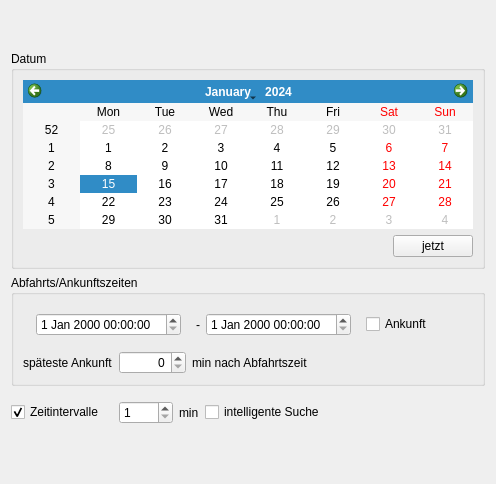
      <widget class="QWidget" name="tab_5">
       <attribute name="title">
        <string>Zeiten</string>
       </attribute>
       <attribute name="toolTip">
        <string>Datum und Zeit der Routensuche</string>
       </attribute>
       <layout class="QGridLayout" name="gridLayout_5">
        <item row="0" column="0">
         <spacer name="verticalSpacer_5">
          <property name="orientation">
           <enum>Qt::Vertical</enum>
          </property>
          <property name="sizeHint" stdset="0">
           <size>
            <width>20</width>
            <height>40</height>
           </size>
          </property>
         </spacer>
        </item>
        <item row="1" column="0">
         <widget class="QGroupBox" name="groupBox_5">
          <property name="title">
           <string>Datum</string>
          </property>
          <layout class="QVBoxLayout" name="verticalLayout_2">
           <item>
            <widget class="QCalendarWidget" name="calendar_edit"/>
           </item>
           <item>
            <layout class="QHBoxLayout" name="horizontalLayout_6">
             <item>
              <spacer name="horizontalSpacer_10">
               <property name="orientation">
                <enum>Qt::Horizontal</enum>
               </property>
               <property name="sizeHint" stdset="0">
                <size>
                 <width>40</width>
                 <height>20</height>
                </size>
               </property>
              </spacer>
             </item>
             <item>
              <widget class="QPushButton" name="date_now_button">
               <property name="text">
                <string>jetzt</string>
               </property>
              </widget>
             </item>
            </layout>
           </item>
          </layout>
         </widget>
        </item>
        <item row="7" column="0">
         <layout class="QHBoxLayout" name="horizontalLayout_5">
          <item>
           <widget class="QCheckBox" name="time_batch_checkbox">
            <property name="enabled">
             <bool>true</bool>
            </property>
            <property name="toolTip">
             <string>bei Aktivierung Batchverarbeitung im definierten Zeitfenster
ACHTUNG: Mehrfachberechnungen und somit mehrfach auftauchende identische Routen möglich!</string>
            </property>
            <property name="text">
             <string>Zeitintervalle</string>
            </property>
            <property name="checked">
             <bool>true</bool>
            </property>
           </widget>
          </item>
          <item>
           <widget class="QWidget" name="time_step_widget" native="true">
            <layout class="QHBoxLayout" name="time_step_layout">
             <item>
              <widget class="QSpinBox" name="time_step_edit">
               <property name="enabled">
                <bool>true</bool>
               </property>
               <property name="toolTip">
                <string>Intervallschritt der Zeiten zu denen geroutet wird (alle n min)</string>
               </property>
               <property name="minimum">
                <number>1</number>
               </property>
               <property name="maximum">
                <number>3600</number>
               </property>
              </widget>
             </item>
             <item>
              <widget class="QLabel" name="label_27">
               <property name="text">
                <string>min</string>
               </property>
              </widget>
             </item>
             <item>
              <widget class="QCheckBox" name="smart_search_checkbox">
               <property name="toolTip">
                <string>wenn aktiviert, werden die Intervalle automatisch bestimmt 
und Mehrfachberechnungen vermieden</string>
               </property>
               <property name="text">
                <string>intelligente Suche</string>
               </property>
              </widget>
             </item>
            </layout>
           </widget>
          </item>
          <item>
           <spacer name="horizontalSpacer_9">
            <property name="orientation">
             <enum>Qt::Horizontal</enum>
            </property>
            <property name="sizeHint" stdset="0">
             <size>
              <width>40</width>
              <height>20</height>
             </size>
            </property>
           </spacer>
          </item>
         </layout>
        </item>
        <item row="2" column="0">
         <widget class="QGroupBox" name="groupBox_6">
          <property name="title">
           <string>Abfahrts/Ankunftszeiten</string>
          </property>
          <layout class="QVBoxLayout" name="verticalLayout_3">
           <item>
            <layout class="QHBoxLayout" name="horizontalLayout_4">
             <item>
              <widget class="QLabel" name="label_5">
               <property name="text">
                <string/>
               </property>
               <property name="alignment">
                <set>Qt::AlignRight|Qt::AlignTrailing|Qt::AlignVCenter</set>
               </property>
              </widget>
             </item>
             <item>
              <widget class="QDateTimeEdit" name="time_edit">
               <property name="toolTip">
                <string>Zeitpunkt der Abreise bzw. Ankunft</string>
               </property>
              </widget>
             </item>
             <item>
              <widget class="QWidget" name="to_time_widget" native="true">
               <layout class="QHBoxLayout" name="to_time_layout">
                <item>
                 <widget class="QLabel" name="label_25">
                  <property name="text">
                   <string>-</string>
                  </property>
                 </widget>
                </item>
                <item>
                 <widget class="QDateTimeEdit" name="to_time_edit">
                  <property name="toolTip">
                   <string>Endzeitpunkt des Zeitfensters für die Batchverarbeitung</string>
                  </property>
                 </widget>
                </item>
               </layout>
              </widget>
             </item>
             <item>
              <widget class="QCheckBox" name="arrival_checkbox">
               <property name="toolTip">
                <string>Abreise bzw. Ankunft an gegebenem Zeitpunkt</string>
               </property>
               <property name="text">
                <string>Ankunft</string>
               </property>
              </widget>
             </item>
             <item>
              <spacer name="horizontalSpacer_5">
               <property name="orientation">
                <enum>Qt::Horizontal</enum>
               </property>
               <property name="sizeHint" stdset="0">
                <size>
                 <width>40</width>
                 <height>20</height>
                </size>
               </property>
              </spacer>
             </item>
            </layout>
           </item>
           <item>
            <layout class="QHBoxLayout" name="horizontalLayout_7">
             <item>
              <widget class="QLabel" name="max_time_label_left">
               <property name="toolTip">
                <string>maximale Zeit, die für eine Route benötigt werden darf
maximal einstellbarer Wert entspricht unendlich</string>
               </property>
               <property name="text">
                <string>späteste Ankunft</string>
               </property>
               <property name="alignment">
                <set>Qt::AlignLeading|Qt::AlignLeft|Qt::AlignVCenter</set>
               </property>
              </widget>
             </item>
             <item>
              <widget class="QSpinBox" name="max_time_edit">
               <property name="minimumSize">
                <size>
                 <width>0</width>
                 <height>20</height>
                </size>
               </property>
               <property name="toolTip">
                <string>maximale Zeit, die für eine Route benötigt werden darf
maximal einstellbarer Wert entspricht unendlich</string>
               </property>
               <property name="alignment">
                <set>Qt::AlignRight|Qt::AlignTrailing|Qt::AlignVCenter</set>
               </property>
               <property name="minimum">
                <number>0</number>
               </property>
               <property name="maximum">
                <number>2147483647</number>
               </property>
               <property name="value">
                <number>0</number>
               </property>
              </widget>
             </item>
             <item>
              <widget class="QLabel" name="max_time_label_right">
               <property name="toolTip">
                <string/>
               </property>
               <property name="text">
                <string>min nach Abfahrtszeit</string>
               </property>
              </widget>
             </item>
             <item>
              <spacer name="horizontalSpacer_12">
               <property name="orientation">
                <enum>Qt::Horizontal</enum>
               </property>
               <property name="sizeHint" stdset="0">
                <size>
                 <width>40</width>
                 <height>20</height>
                </size>
               </property>
              </spacer>
             </item>
            </layout>
           </item>
          </layout>
         </widget>
        </item>
        <item row="8" column="0">
         <spacer name="verticalSpacer_30">
          <property name="orientation">
           <enum>Qt::Vertical</enum>
          </property>
          <property name="sizeHint" stdset="0">
           <size>
            <width>20</width>
            <height>40</height>
           </size>
          </property>
         </spacer>
        </item>
       </layout>
      </widget>
